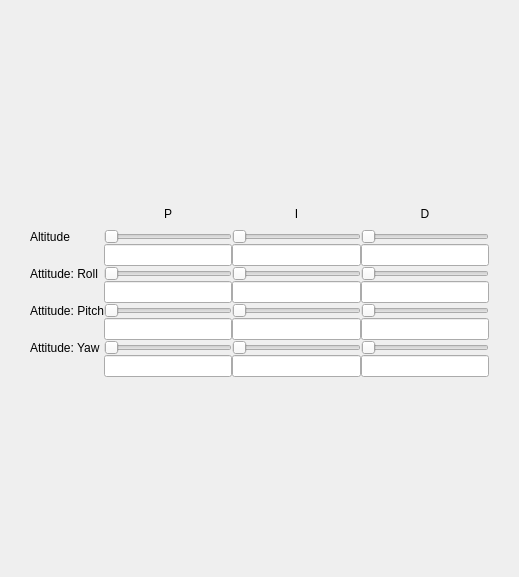
<?xml version="1.0" encoding="UTF-8"?>
<ui version="4.0">
 <class>PID_Widget</class>
 <widget class="QWidget" name="PID_Widget">
  <property name="geometry">
   <rect>
    <x>0</x>
    <y>0</y>
    <width>519</width>
    <height>577</height>
   </rect>
  </property>
  <property name="windowTitle">
   <string>rqt_PID</string>
  </property>
  <layout class="QVBoxLayout" name="verticalLayout">
   <property name="spacing">
    <number>0</number>
   </property>
   <property name="leftMargin">
    <number>0</number>
   </property>
   <property name="topMargin">
    <number>0</number>
   </property>
   <property name="rightMargin">
    <number>0</number>
   </property>
   <property name="bottomMargin">
    <number>0</number>
   </property>
   <item>
    <layout class="QGridLayout" name="gridLayout">
     <property name="leftMargin">
      <number>30</number>
     </property>
     <property name="topMargin">
      <number>0</number>
     </property>
     <property name="rightMargin">
      <number>30</number>
     </property>
     <property name="bottomMargin">
      <number>0</number>
     </property>
     <item row="9" column="0">
      <widget class="QLabel" name="yaw_label">
       <property name="text">
        <string>Attitude: Yaw</string>
       </property>
      </widget>
     </item>
     <item row="3" column="2">
      <widget class="QLineEdit" name="alt_i_txt"/>
     </item>
     <item row="2" column="0">
      <widget class="QLabel" name="alt_label">
       <property name="text">
        <string>Altitude</string>
       </property>
      </widget>
     </item>
     <item row="7" column="0">
      <widget class="QLabel" name="pitch_label">
       <property name="text">
        <string>Attitude: Pitch</string>
       </property>
      </widget>
     </item>
     <item row="0" column="1">
      <widget class="QLabel" name="p_label">
       <property name="text">
        <string>P</string>
       </property>
       <property name="alignment">
        <set>Qt::AlignCenter</set>
       </property>
      </widget>
     </item>
     <item row="5" column="0">
      <widget class="QLabel" name="roll_label">
       <property name="text">
        <string>Attitude: Roll</string>
       </property>
      </widget>
     </item>
     <item row="2" column="1">
      <widget class="QSlider" name="alt_p_slider">
       <property name="orientation">
        <enum>Qt::Horizontal</enum>
       </property>
      </widget>
     </item>
     <item row="2" column="2">
      <widget class="QSlider" name="alt_i_slider">
       <property name="orientation">
        <enum>Qt::Horizontal</enum>
       </property>
      </widget>
     </item>
     <item row="2" column="3">
      <widget class="QSlider" name="alt_d_slider">
       <property name="orientation">
        <enum>Qt::Horizontal</enum>
       </property>
      </widget>
     </item>
     <item row="5" column="1">
      <widget class="QSlider" name="roll_p_slider">
       <property name="orientation">
        <enum>Qt::Horizontal</enum>
       </property>
      </widget>
     </item>
     <item row="0" column="3">
      <widget class="QLabel" name="d_label">
       <property name="text">
        <string>D</string>
       </property>
       <property name="alignment">
        <set>Qt::AlignCenter</set>
       </property>
      </widget>
     </item>
     <item row="0" column="0">
      <widget class="QLabel" name="empty_label">
       <property name="text">
        <string/>
       </property>
      </widget>
     </item>
     <item row="3" column="3">
      <widget class="QLineEdit" name="alt_d_txt"/>
     </item>
     <item row="0" column="2">
      <widget class="QLabel" name="i_label">
       <property name="maximumSize">
        <size>
         <width>16777215</width>
         <height>30</height>
        </size>
       </property>
       <property name="text">
        <string>I</string>
       </property>
       <property name="alignment">
        <set>Qt::AlignCenter</set>
       </property>
      </widget>
     </item>
     <item row="5" column="2">
      <widget class="QSlider" name="roll_i_slider">
       <property name="orientation">
        <enum>Qt::Horizontal</enum>
       </property>
      </widget>
     </item>
     <item row="5" column="3">
      <widget class="QSlider" name="roll_d_slider">
       <property name="orientation">
        <enum>Qt::Horizontal</enum>
       </property>
      </widget>
     </item>
     <item row="7" column="1">
      <widget class="QSlider" name="pitch_p_slider">
       <property name="orientation">
        <enum>Qt::Horizontal</enum>
       </property>
      </widget>
     </item>
     <item row="7" column="3">
      <widget class="QSlider" name="pitch_d_slider">
       <property name="orientation">
        <enum>Qt::Horizontal</enum>
       </property>
      </widget>
     </item>
     <item row="7" column="2">
      <widget class="QSlider" name="pitch_i_slider">
       <property name="orientation">
        <enum>Qt::Horizontal</enum>
       </property>
      </widget>
     </item>
     <item row="9" column="3">
      <widget class="QSlider" name="yaw_d_slider">
       <property name="orientation">
        <enum>Qt::Horizontal</enum>
       </property>
      </widget>
     </item>
     <item row="9" column="2">
      <widget class="QSlider" name="yaw_i_slider">
       <property name="orientation">
        <enum>Qt::Horizontal</enum>
       </property>
      </widget>
     </item>
     <item row="9" column="1">
      <widget class="QSlider" name="yaw_p_slider">
       <property name="orientation">
        <enum>Qt::Horizontal</enum>
       </property>
      </widget>
     </item>
     <item row="3" column="1">
      <widget class="QLineEdit" name="alt_p_txt"/>
     </item>
     <item row="6" column="1">
      <widget class="QLineEdit" name="roll_p_txt"/>
     </item>
     <item row="6" column="3">
      <widget class="QLineEdit" name="roll_d_txt"/>
     </item>
     <item row="6" column="2">
      <widget class="QLineEdit" name="roll_i_txt"/>
     </item>
     <item row="8" column="2">
      <widget class="QLineEdit" name="pitch_i_txt"/>
     </item>
     <item row="8" column="1">
      <widget class="QLineEdit" name="pitch_p_txt"/>
     </item>
     <item row="8" column="3">
      <widget class="QLineEdit" name="pitch_d_txt"/>
     </item>
     <item row="10" column="1">
      <widget class="QLineEdit" name="yaw_p_txt"/>
     </item>
     <item row="10" column="2">
      <widget class="QLineEdit" name="yaw_i_txt"/>
     </item>
     <item row="10" column="3">
      <widget class="QLineEdit" name="yaw_d_txt"/>
     </item>
    </layout>
   </item>
  </layout>
 </widget>
 <resources/>
 <connections/>
</ui>
